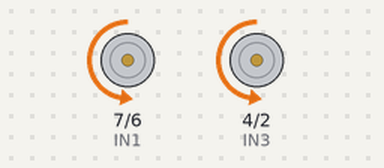
This sketch was run on a simulated Arduino Uno, built with avr-gcc and run on an emulated ATmega328P. Shown: motor-driver pin pairs drawn as motors (green arrow = first pin HIGH = forward, orange = second pin HIGH = backward, longer = more drive, scaled by the enable pin).

Above: at 2.5 s.
At 7.5 s:
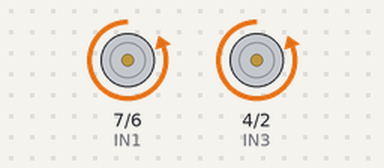
At 12.5 s:
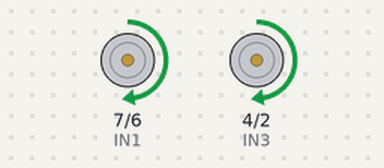
At 17.5 s:
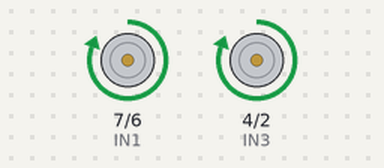
Timing chart, 0 to 26.0 s (numbered marks = the images above):
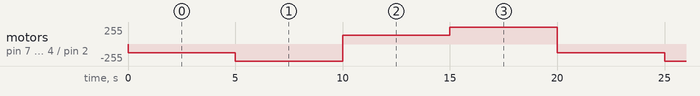

Measured:
- by itself, motor on pin 7 (IN1) / pin 6 (IN2), motor on pin 4 (IN3) / pin 2 (IN4): repeats every 20.0 s: backward 255/255 5.0 s, forward 128/255 5.0 s, forward 255/255 5.0 s, backward 128/255 5.0 s

The sketch:

Motor_PMW_Control_test.ino
```cpp
// (c) Michael Schoeffler 2016, http://www.mschoeffler.de

#define ENA 5  //enable A on pin 5 (must be a pwm pin)   Speed Control
#define ENB 3  //enable B on pin 3 (must be a pwm pin)   Speed Control

#define IN1 7  //IN1 on pin controls Motor A  Motor A is the left side Motor
#define IN2 6  //IN2 on pin controls Motor A
#define IN3 4  //IN3 on pin conrtols Motor B  Motor B is the Right side Motor
#define IN4 2  //IN4 on pin controls Motor B

void setup() {
 pinMode(IN1, OUTPUT);
 pinMode(IN2, OUTPUT);
 pinMode(ENA, OUTPUT);

 pinMode(IN3, OUTPUT);
 pinMode(IN4, OUTPUT);
 pinMode(ENB, OUTPUT);

}

void slow() {
 analogWrite(ENA, 128);
 analogWrite(ENB, 128);
}

void fast() {
 analogWrite(ENA, 255);
 analogWrite(ENB, 255);
}

void loop() {
 digitalWrite(IN1, LOW);
 digitalWrite(IN2, HIGH);
 digitalWrite(IN3, LOW);
 digitalWrite(IN4, HIGH);
 slow();
 delay(5000);
 fast();
 delay(5000);
 // change of direction
 digitalWrite(IN1, HIGH);
 digitalWrite(IN2, LOW);
 digitalWrite(IN3, HIGH);
 digitalWrite(IN4, LOW);
 slow();
 delay(5000);
 fast();
 delay(5000);
}
```
